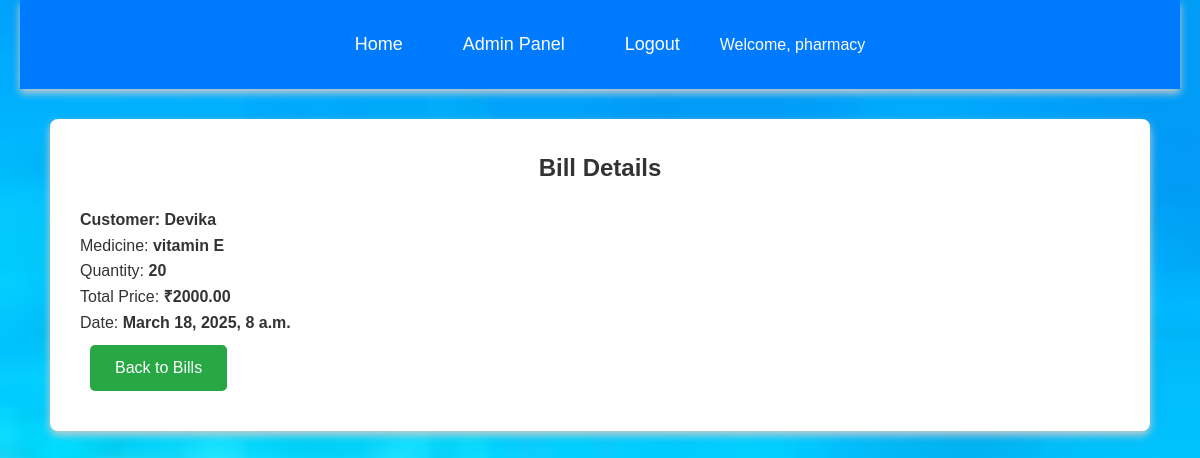
/pharmacy/bill/1/ (signed in), run on the app's committed database.
### pharmacy/models.py (models this page shows, shortened)
class Billing(models.Model):
    customer = models.CharField(max_length=100)
    medicine = models.ForeignKey(Medicine, on_delete=models.CASCADE)
    quantity = models.IntegerField()
    total_price = models.DecimalField(max_digits=10, decimal_places=2)
    date = models.DateTimeField(auto_now_add=True)

class Medicine(models.Model):
    name = models.CharField(max_length=100)
    batch_number = models.CharField(max_length=50, unique=True)
    price = models.DecimalField(max_digits=10, decimal_places=2)
    quantity = models.IntegerField()
    expiry_date = models.DateField()

### pharmacy/views.py (the view)
# urls.py: path('bill/<int:pk>/', views.bill_detail_view, name='bill_detail_view'),
@login_required
def bill_detail_view(request, pk):
    bill = get_object_or_404(Billing, pk=pk)
    return render(request, 'pharmacy/bill_detail_view.html', {'bill': bill})

### pharmacy/templates/pharmacy/bill_detail_view.html
{% extends 'pharmacy/base.html' %}
{% block content %}
<div class="container mt-4">
    <h2 class="mb-4">Bill Details</h2>
    <div class="card shadow-sm p-4">
        <h4>Customer: <strong>{{ bill.customer }}</strong></h4>
        <p>Medicine: <strong>{{ bill.medicine.name }}</strong></p>
        <p>Quantity: <strong>{{ bill.quantity }}</strong></p>
        <p>Total Price: <strong>₹{{ bill.total_price }}</strong></p>
        <p>Date: <strong>{{ bill.date }}</strong></p>
        <a href="{% url 'bill_detail' %}" class="btn btn-secondary mt-3">Back to Bills</a>
    </div>
</div>
{% endblock %}

### pharmacy/templates/pharmacy/base.html (shortened to what this page needs)
{% load static %}
<link rel="stylesheet" href="{% static 'css/style.css' %}">
<!DOCTYPE html>
<html lang="en">
<head>
</head>
<body id="bg" style="background-repeat: no-repeat; background-size: 1400px 1000px;">
<header >
    <nav>
        <a href="{% url 'home' %}">Home</a>
        <a href="/admin/">Admin Panel</a>
        {% if user.is_authenticated %}
            <a href="{% url 'custom_logout' %}">Logout</a>
            <span>Welcome, {{ user.username }}</span>
        {% else %}
            <a href="{% url 'login' %}">Login</a>
            <a href="{% url 'register' %}">Register</a>
        {% endif %}
    </nav>
</header>
<main>
    {% block content %}{% endblock %}
</main>
</body>
</html>

### pharmacy/static/css/style.css (style rules this page uses)
* { box-sizing: border-box; margin: 0; padding: 0; font-family: Arial, sans-serif; transition: all 0.3s ease-in-out; }
body { line-height: 1.6; background: #f4f4f4; color: #333; padding: 0 20px; }
header { background: #007BFF; color: #fff; padding: 20px 0; text-align: center; margin-bottom: 30px; box-shadow: 0 4px 8px #ccc; }
nav { display: flex; justify-content: center; align-items: center; gap: 20px; }
nav a { color: #fff; text-decoration: none; font-size: 18px; padding: 10px 20px; transition: 0.3s; }
main { max-width: 1100px; margin: 0 auto; padding: 30px; background: #fff; box-shadow: 0 4px 8px #ccc; border-radius: 8px; }
h1, h2, h3 { margin-bottom: 20px; text-align: center; color: #333; }
.btn { display: inline-block; padding: 10px 25px; color: #fff; background: #28a745; text-decoration: none; border-radius: 5px; margin: 10px; transition: 0.3s; }

### data on the page
Billing: customer "Devika", medicine.name "vitamin E", quantity "20", total_price "2000.00", date "March 18, 2025, 8 a.m."

### other printed values
{{ user.username }} "pharmacy"
